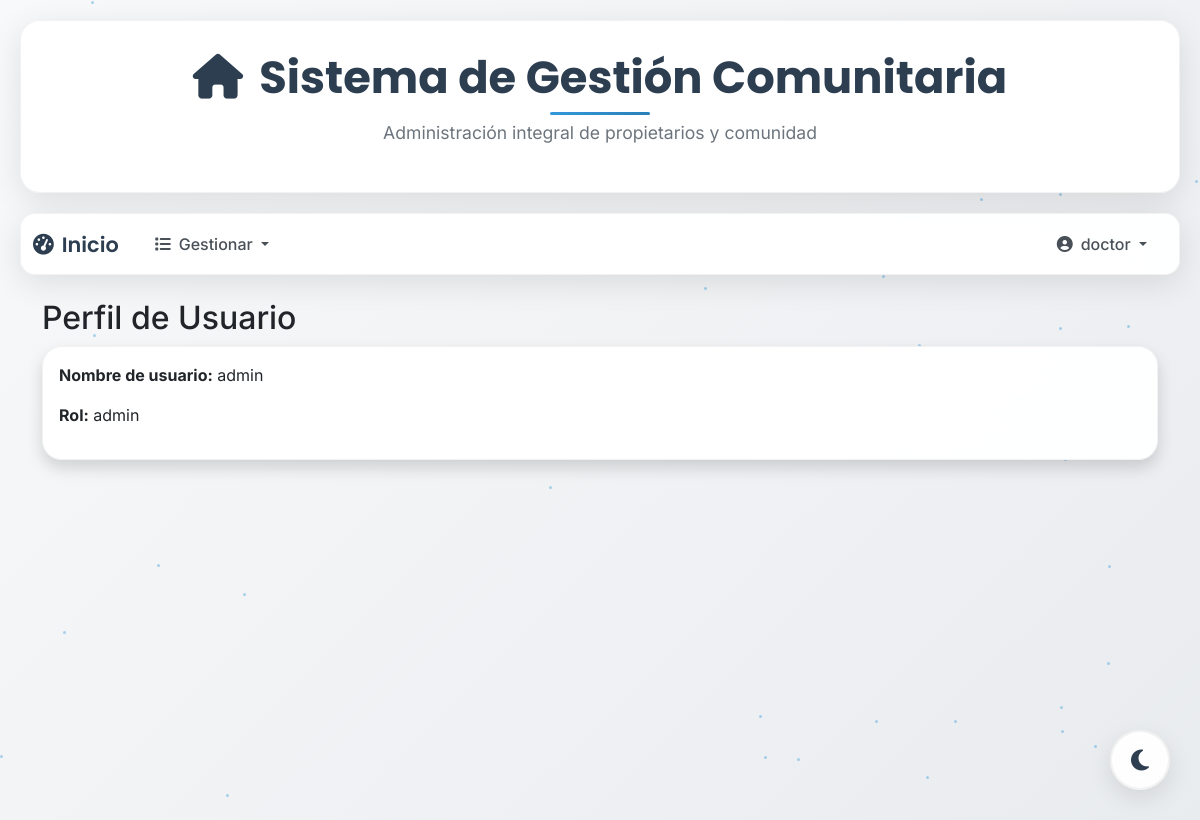
Screenshot of /profile/1 (signed in) with the database file from the repository.
### models/user_model.py (models this page shows, shortened)
class User(UserMixin, db.Model):
    __tablename__ = "Usuario"
    id = db.Column(db.Integer, primary_key=True)
    username = db.Column(db.String(100), unique=True, nullable=False)
    password_hash = db.Column(db.String(128), nullable=False)
    role = db.Column(db.String(50), nullable=False, default="doctor")
    @staticmethod
    def get_by_id(id):
        return User.query.get(id)
    def has_role(self, role):
        return self.role == role

### controllers/user_controller.py (the view)
@user_bp.route("/profile/<int:id>")
@login_required
def profile(id):
    user = User.get_by_id(id)
    return user_view.perfil(user)

### run.py (called while the page is built)
@login_manager.user_loader
def load_user(user_id):
    return User.query.get(int(user_id))

### views/user_view.py (called while the page is built)
def perfil(user):
    return render_template(
        "profile.html", title="Perfil de usuario", current_user=current_user, user=user
    )

### templates/profile.html
{% extends 'base.html' %}
{% block content %}
<div class="container mt-4">
    <h2 class="h2">Perfil de Usuario</h2>
    <div class="card shadow">
        <div class="card-body">
            <p><strong>Nombre de usuario:</strong> {{ user.username }}</p>
            <p><strong>Rol:</strong> {{ user.role }}</p>
        </div>
    </div>
</div>
{% endblock %}

### templates/base.html (shortened to what this page needs)
<!DOCTYPE html>
<html lang="es">
<head>
    <link rel="stylesheet" href="https://cdn.jsdelivr.net/npm/bootstrap@5.3.0/dist/css/bootstrap.min.css">
    <link rel="stylesheet" href="https://cdnjs.cloudflare.com/ajax/libs/animate.css/4.1.1/animate.min.css"/>
</head>
<body>
    <div class="floating-particles" id="particles"></div>
    <div class="header-container">
        <h1 class="main-title">
            <i class="fas fa-home me-3"></i>Sistema de Gestión Comunitaria
        </h1>
        <p class="subtitle">Administración integral de propietarios y comunidad</p>
    </div>
    {% if current_user.is_authenticated %}
    <nav class="navbar navbar-expand-lg navbar-custom">
        <div class="container-fluid">
            <a class="navbar-brand" href="{{ url_for('user.index') }}">
                <i class="fas fa-tachometer-alt me-2"></i>Inicio
            </a>
            <div class="collapse navbar-collapse" id="navbarNav">
                <ul class="navbar-nav me-auto">
                    <li class="nav-item dropdown">
                        <a class="nav-link dropdown-toggle" href="#" id="navbarDropdownListado"
                           data-bs-toggle="dropdown" aria-haspopup="true" aria-expanded="false">
                          <i class="fas fa-list me-2"></i>Gestionar
                        </a>
                    </li>
                </ul>
                <ul class="navbar-nav">
                    <li class="nav-item dropdown">
                        <a class="nav-link dropdown-toggle" href="#" id="navbarDropdownUser"
                           data-bs-toggle="dropdown" aria-haspopup="true" aria-expanded="false">
                          <i class="fas fa-user-circle me-2"></i>{{ current_user.username }}
                        </a>
                    </li>
                </ul>
            </div>
        </div>
    </nav>
    {% endif %}
    <div class="floating-theme-toggle">
        <button class="btn theme-toggle-float" id="themeToggle">
            <i class="fas fa-moon" id="themeIcon"></i>
        </button>
    </div>
    <div class="content-container page-transition">
        {% block content %}{% endblock %}
    </div>
</body>
</html>

### templates/base.html (style rules this page uses)
:root { --primary-gradient: linear-gradient(135deg, #667eea 0%, #764ba2 100%); --secondary-gradient: linear-gradient(135deg, #f093fb 0%, #f5576c 100%); --success-gradient: linear-gradient(135deg, #4facfe 0%, #00f2fe 100%); --warning-gradient: linear-gradient(135deg, #43e97b 0%, #38f9d7 100%); --dark-gradient: linear-gradient(135deg, #2c3e50 0%, #34495e 100%); --glass-bg: rgba(255, 255, 255, 0.1); --glass-border: rgba(255, 255, 255, 0.2); --shadow-light: 0 8px 32px rgba(31, 38, 135, 0.37); --shadow-strong: 0 15px 35px rgba(0, 0, 0, 0.1); --bg-primary: linear-gradient(135deg, #f8f9fa 0%, #e9ecef 25%, #dee2e6 75%, #ced4da 100%); --card-bg: rgba(255, 255, 255, 0.95); --text-primary: #2c3e50; --text-secondary: #495057; --text-muted: #6c757d; --border-color: rgba(0, 0, 0, 0.05); --shadow-color: rgba(0, 0, 0, 0.1); --particle-color: rgba(52, 152, 219, 0.4); --accent-color: #3498db; --accent-hover: #2980b9; }
* { box-sizing: border-box; }
body { font-family: 'Inter', sans-serif; background: var(--bg-primary); background-size: 400% 400%; animation: gradientShift 20s ease infinite; min-height: 100vh; margin: 0; overflow-x: hidden; transition: all 0.3s ease; }
.header-container { background: var(--card-bg); backdrop-filter: blur(20px); border: 1px solid var(--border-color); border-radius: 20px; margin: 20px; padding: 30px; text-align: center; box-shadow: 0 8px 32px var(--shadow-color); animation: fadeInDown 1s ease-out; transition: all 0.3s ease; }
.main-title { font-family: 'Poppins', sans-serif; font-size: 2.8rem; font-weight: 700; color: var(--text-primary); margin: 0; position: relative; transition: all 0.3s ease; }
.main-title::after { content: ''; position: absolute; bottom: -10px; left: 50%; transform: translateX(-50%); width: 100px; height: 3px; background: linear-gradient(135deg, var(--accent-color) 0%, var(--accent-hover) 100%); border-radius: 2px; }
.subtitle { font-size: 1.1rem; color: var(--text-muted); margin-top: 15px; font-weight: 400; transition: all 0.3s ease; }
.navbar-custom { background: var(--card-bg); backdrop-filter: blur(20px); border: 1px solid var(--border-color); border-radius: 15px; margin: 0 20px 20px 20px; box-shadow: 0 8px 32px var(--shadow-color); animation: fadeInUp 1s ease-out; transition: all 0.3s ease; position: relative; z-index: 1030; }
.navbar-brand { font-family: 'Poppins', sans-serif; font-weight: 600; font-size: 1.3rem; color: var(--text-primary) !important; text-decoration: none; transition: all 0.3s ease; }
.nav-link { color: var(--text-secondary) !important; font-weight: 500; padding: 10px 20px !important; border-radius: 10px; transition: all 0.3s ease; position: relative; overflow: hidden; }
.nav-link::before { content: ''; position: absolute; top: 0; left: -100%; width: 100%; height: 100%; background: linear-gradient(90deg, transparent, rgba(52, 152, 219, 0.1), transparent); transition: all 0.5s ease; }
.content-container { margin: 20px; animation: fadeIn 1.2s ease-out; }
.glass-card { background: var(--card-bg); backdrop-filter: blur(20px); border: 1px solid var(--border-color); border-radius: 20px; box-shadow: 0 8px 32px var(--shadow-color); transition: all 0.3s ease; }
.floating-particles { position: fixed; top: 0; left: 0; width: 100%; height: 100%; pointer-events: none; z-index: -1; }
.page-transition { animation: slideInUp 0.6s ease-out; }
.floating-theme-toggle { position: fixed; bottom: 30px; right: 30px; z-index: 1050; }
.theme-toggle-float { width: 60px; height: 60px; border-radius: 50%; background: var(--card-bg); border: 2px solid var(--border-color); color: var(--text-primary); font-size: 24px; box-shadow: 0 8px 25px var(--shadow-color); backdrop-filter: blur(10px); transition: all 0.3s ease; display: flex; align-items: center; justify-content: center; }
#themeIcon { transition: all 0.3s ease; }

### rows the page displays
User: username "doctor"
User: username "admin", role "admin"
